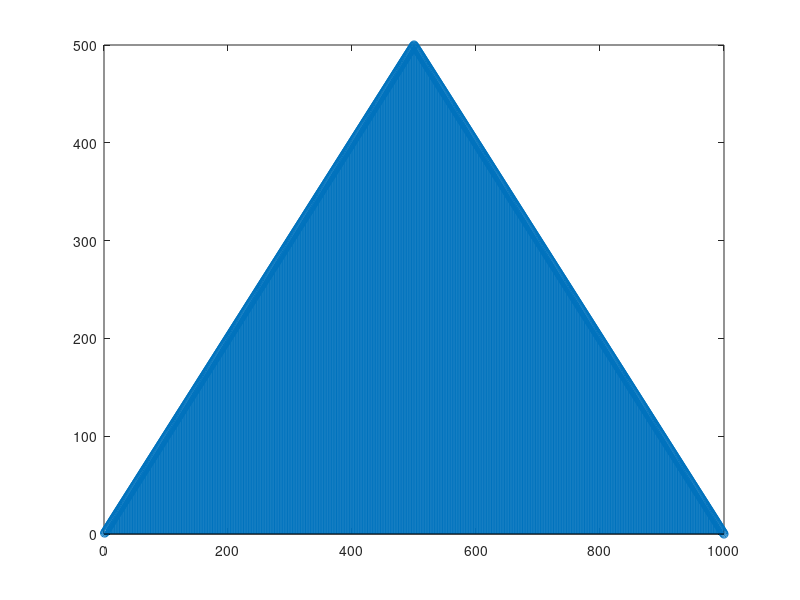
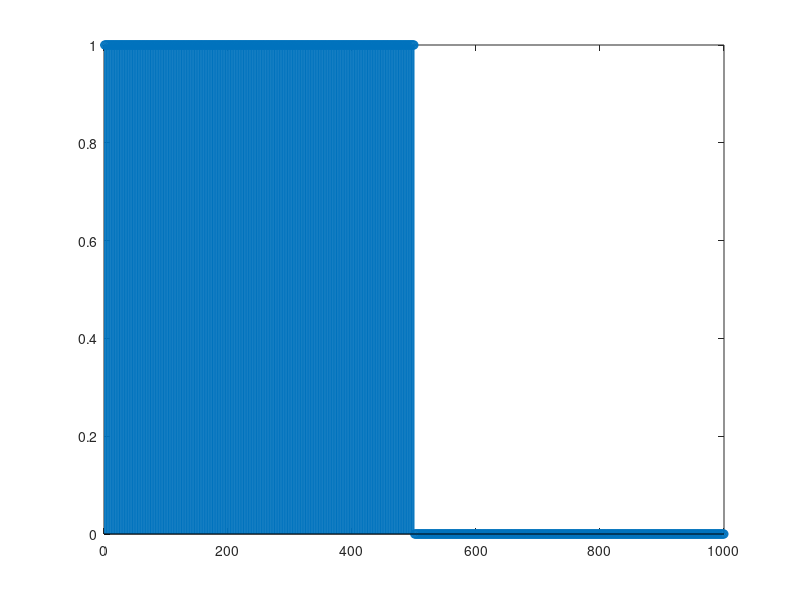
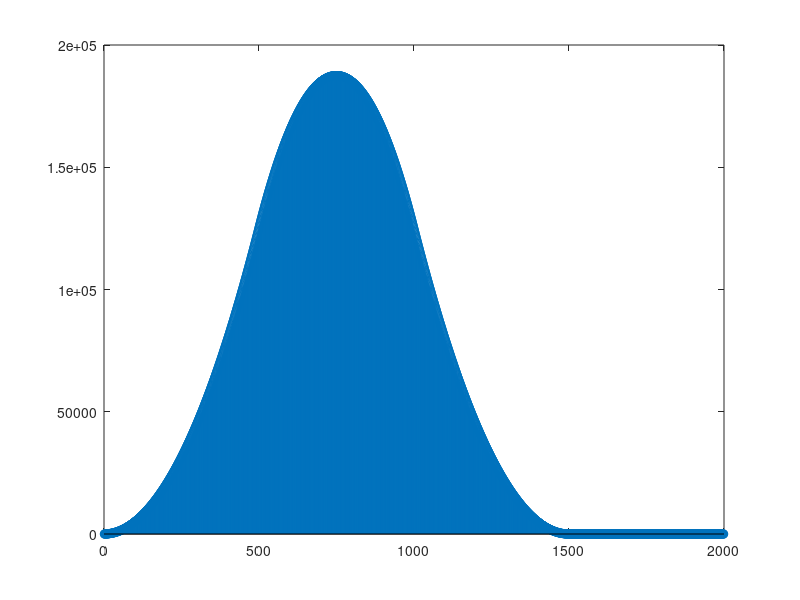

Here is the MATLAB script that generated these plots, in order:
x1 = zeros(1, 1000);

for i = 1:1000
    if i <= 500
        x1(i) = i;
    elseif i <= 999
        x1(i) = 999 - i + 1;
    else
        x1(i) = 0;
    end
end
stem(x1)
print -djpg p1.jpg % Save fig to p1.jpg
pause()

x2 = [ones(1, 500), zeros(1, 500)];
stem(x2)
print -djpg p2.jpg % Save fig to p2.jpg
pause()

y = conv(x1, x2);

stem(y)
print -djpg p3.jpg % Save fig to p3.jpg
pause()
